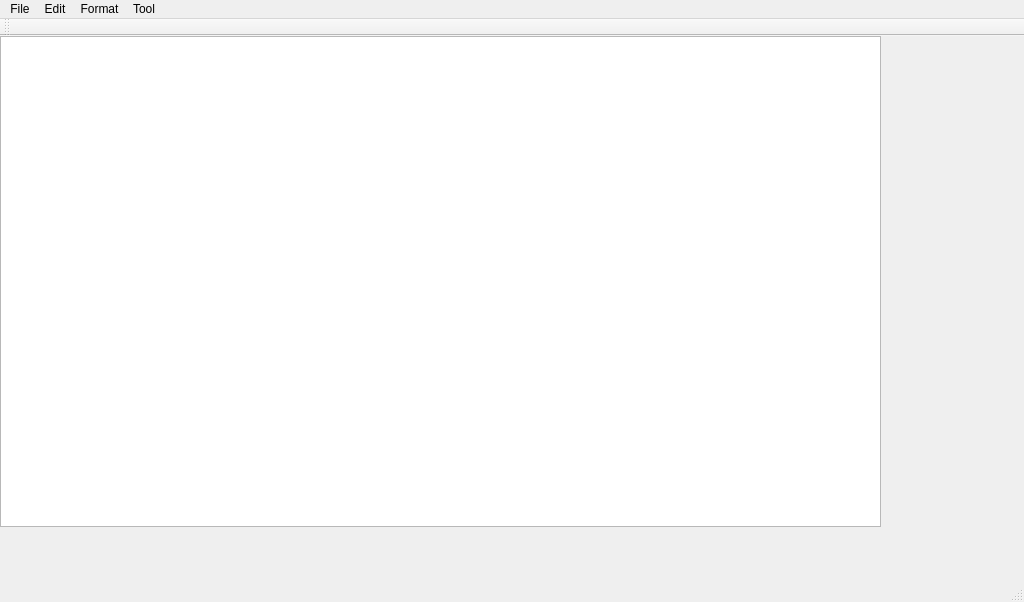
<?xml version="1.0" encoding="UTF-8"?>
<ui version="4.0">
 <class>MainWindow</class>
 <widget class="QMainWindow" name="MainWindow">
  <property name="geometry">
   <rect>
    <x>0</x>
    <y>0</y>
    <width>1024</width>
    <height>602</height>
   </rect>
  </property>
  <property name="windowTitle">
   <string>新建文档--记事本</string>
  </property>
  <property name="windowIcon">
   <iconset resource="images.qrc">
    <normaloff>:/new/prefix1/icon/icon.png</normaloff>:/new/prefix1/icon/icon.png</iconset>
  </property>
  <widget class="QWidget" name="centralWidget">
   <widget class="QTextEdit" name="textEdit">
    <property name="geometry">
     <rect>
      <x>0</x>
      <y>0</y>
      <width>881</width>
      <height>491</height>
     </rect>
    </property>
   </widget>
  </widget>
  <widget class="QMenuBar" name="menuBar">
   <property name="geometry">
    <rect>
     <x>0</x>
     <y>0</y>
     <width>1024</width>
     <height>26</height>
    </rect>
   </property>
   <widget class="QMenu" name="fileMenu">
    <property name="title">
     <string>File</string>
    </property>
    <addaction name="newAct"/>
    <addaction name="openAct"/>
    <addaction name="saveAct"/>
    <addaction name="saveasAct"/>
    <addaction name="quitAct"/>
   </widget>
   <widget class="QMenu" name="menuEdit">
    <property name="title">
     <string>Edit</string>
    </property>
    <addaction name="undoAct"/>
    <addaction name="redoAct"/>
    <addaction name="cutAct"/>
    <addaction name="copyAct"/>
    <addaction name="pasteAct"/>
    <addaction name="selectAllAct"/>
   </widget>
   <widget class="QMenu" name="menuFormat">
    <property name="title">
     <string>Format</string>
    </property>
    <addaction name="fontAct"/>
    <addaction name="colorAct"/>
   </widget>
   <widget class="QMenu" name="menuTool">
    <property name="title">
     <string>Tool</string>
    </property>
    <addaction name="findAct"/>
    <addaction name="replaceAct"/>
   </widget>
   <addaction name="fileMenu"/>
   <addaction name="menuEdit"/>
   <addaction name="menuFormat"/>
   <addaction name="menuTool"/>
  </widget>
  <widget class="QToolBar" name="mainToolBar">
   <attribute name="toolBarArea">
    <enum>TopToolBarArea</enum>
   </attribute>
   <attribute name="toolBarBreak">
    <bool>false</bool>
   </attribute>
  </widget>
  <widget class="QStatusBar" name="statusBar"/>
  <action name="newAct">
   <property name="icon">
    <iconset resource="images.qrc">
     <normaloff>:/new/prefix1/icon/new.png</normaloff>:/new/prefix1/icon/new.png</iconset>
   </property>
   <property name="text">
    <string>&amp;New</string>
   </property>
  </action>
  <action name="openAct">
   <property name="icon">
    <iconset resource="images.qrc">
     <normaloff>:/new/prefix1/icon/open.png</normaloff>:/new/prefix1/icon/open.png</iconset>
   </property>
   <property name="text">
    <string>&amp;Open</string>
   </property>
  </action>
  <action name="saveAct">
   <property name="icon">
    <iconset resource="images.qrc">
     <normaloff>:/new/prefix1/icon/save.png</normaloff>:/new/prefix1/icon/save.png</iconset>
   </property>
   <property name="text">
    <string>&amp;Save</string>
   </property>
  </action>
  <action name="saveasAct">
   <property name="icon">
    <iconset resource="images.qrc">
     <normaloff>:/new/prefix1/icon/saveas.png</normaloff>:/new/prefix1/icon/saveas.png</iconset>
   </property>
   <property name="text">
    <string>&amp;Save As</string>
   </property>
  </action>
  <action name="quitAct">
   <property name="text">
    <string>&amp;Quit</string>
   </property>
  </action>
  <action name="undoAct">
   <property name="icon">
    <iconset resource="images.qrc">
     <normaloff>:/new/prefix1/icon/undo.png</normaloff>:/new/prefix1/icon/undo.png</iconset>
   </property>
   <property name="text">
    <string>&amp;Undo</string>
   </property>
  </action>
  <action name="redoAct">
   <property name="icon">
    <iconset resource="images.qrc">
     <normaloff>:/new/prefix1/icon/redo.png</normaloff>:/new/prefix1/icon/redo.png</iconset>
   </property>
   <property name="text">
    <string>&amp;Redo</string>
   </property>
  </action>
  <action name="cutAct">
   <property name="icon">
    <iconset resource="images.qrc">
     <normaloff>:/new/prefix1/icon/cut.png</normaloff>:/new/prefix1/icon/cut.png</iconset>
   </property>
   <property name="text">
    <string>&amp;Cut</string>
   </property>
  </action>
  <action name="copyAct">
   <property name="icon">
    <iconset resource="images.qrc">
     <normaloff>:/new/prefix1/icon/copy.png</normaloff>:/new/prefix1/icon/copy.png</iconset>
   </property>
   <property name="text">
    <string>&amp;Copy</string>
   </property>
  </action>
  <action name="pasteAct">
   <property name="icon">
    <iconset resource="images.qrc">
     <normaloff>:/new/prefix1/icon/paste.png</normaloff>:/new/prefix1/icon/paste.png</iconset>
   </property>
   <property name="text">
    <string>&amp;Paste</string>
   </property>
  </action>
  <action name="selectAllAct">
   <property name="icon">
    <iconset resource="images.qrc">
     <normaloff>:/new/prefix1/icon/selectall.png</normaloff>:/new/prefix1/icon/selectall.png</iconset>
   </property>
   <property name="text">
    <string>&amp;SelectAll</string>
   </property>
  </action>
  <action name="fontAct">
   <property name="text">
    <string>&amp;Font</string>
   </property>
  </action>
  <action name="colorAct">
   <property name="text">
    <string>&amp;Color</string>
   </property>
  </action>
  <action name="findAct">
   <property name="text">
    <string>&amp;Find</string>
   </property>
  </action>
  <action name="replaceAct">
   <property name="text">
    <string>&amp;Replace</string>
   </property>
  </action>
 </widget>
 <layoutdefault spacing="6" margin="11"/>
 <resources>
  <include location="images.qrc"/>
 </resources>
 <connections/>
</ui>
